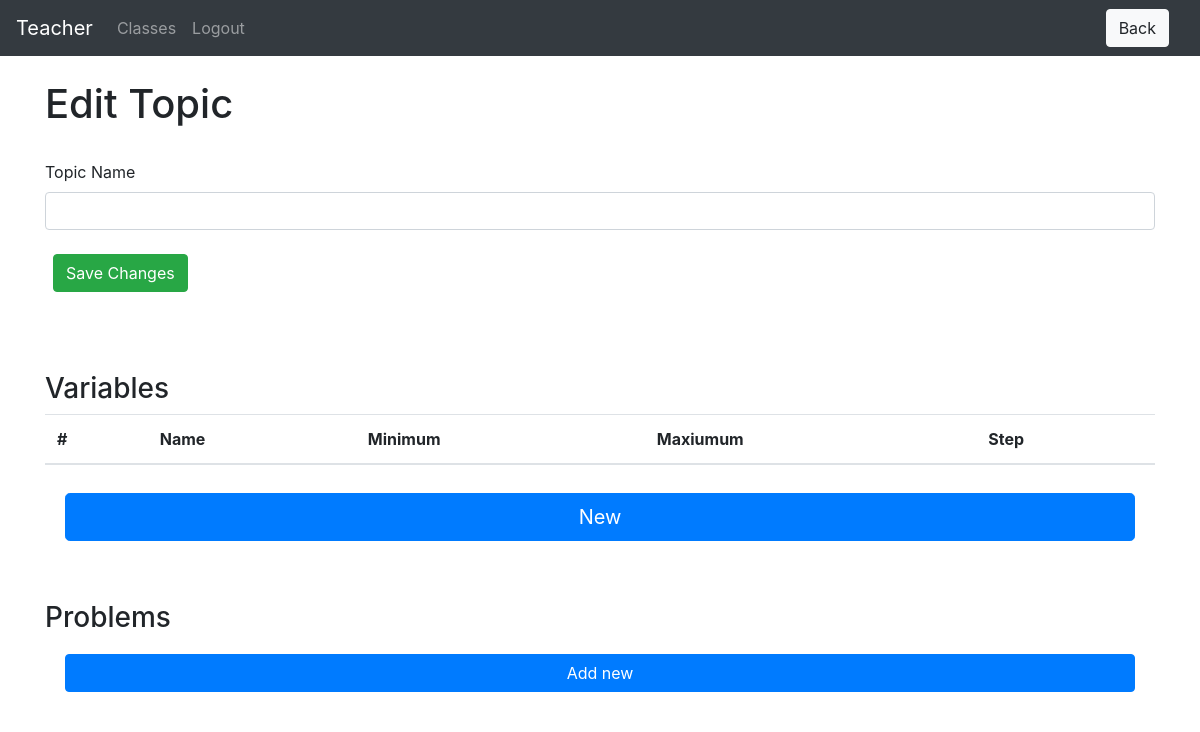
/teacher/group-detail/4/topics/edit_topic/5 (signed in), run on an earlier commit of the app's database.
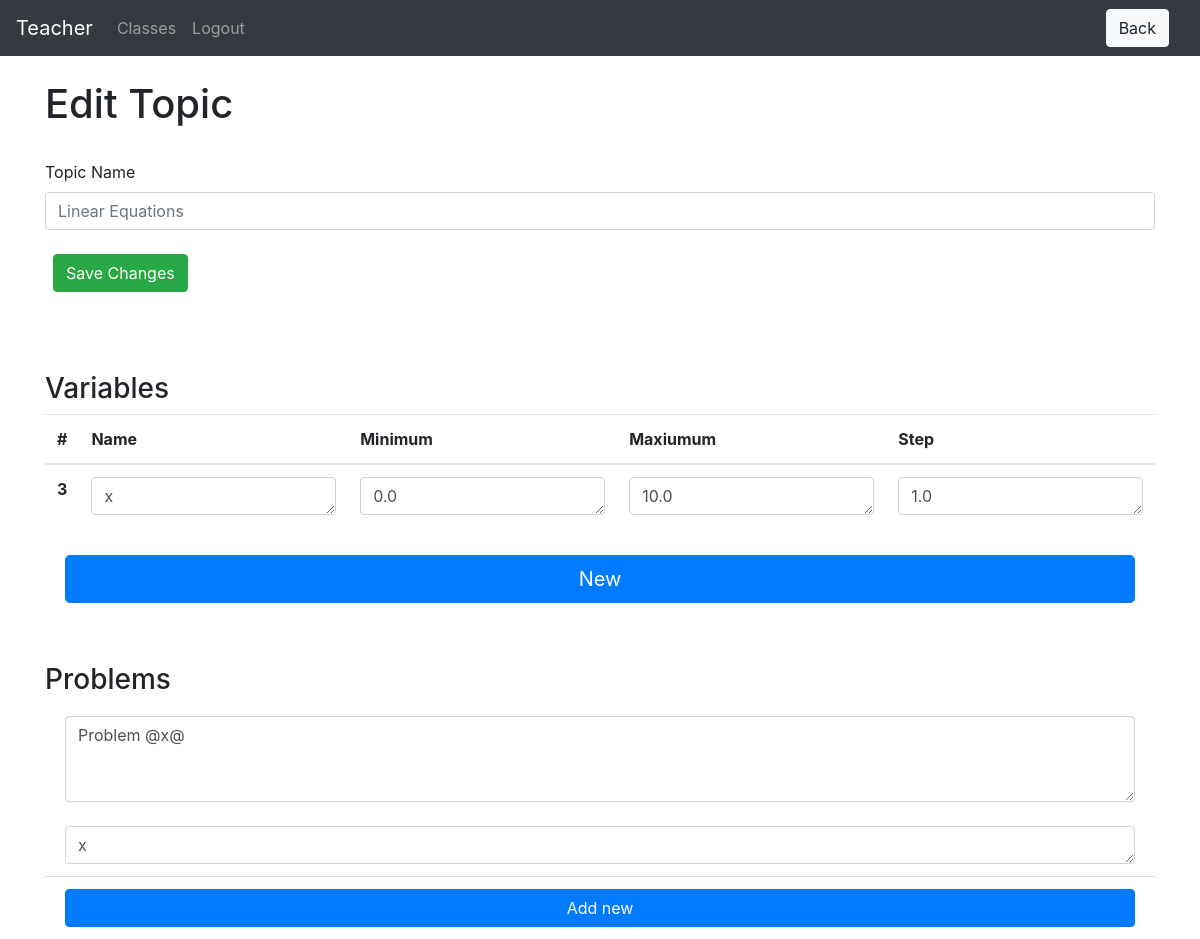
And on a later commit of the database.
### website/models.py (models this page shows)
class Topic(db.Model):
    id = db.Column(db.Integer, primary_key=True)
    name = db.Column(db.String(150))
    active = db.Column(db.Boolean)
    locked = db.Column(db.Boolean)
    instances = db.Column(db.SmallInteger)
    date = db.Column(db.DateTime(timezone=True))
    group_id = db.Column(db.Integer, db.ForeignKey('group.id'))
    variable_ids = db.relationship('Variable')
    problem_ids = db.relationship('Problem')
    data_ids = db.relationship('Data')

class Variable(db.Model):
    id = db.Column(db.Integer, primary_key=True)
    name = db.Column(db.String(1))
    minimum = db.Column(db.Float)
    maximum = db.Column(db.Float)
    step = db.Column(db.Float)
    topic_id = db.Column(db.Integer, db.ForeignKey('topic.id'))

class Problem(db.Model):
    id = db.Column(db.Integer, primary_key=True)
    text = db.Column(db.String(10000))
    latex = db.Column(db.String(500))
    answer = db.Column(db.String(500))
    topic_id = db.Column(db.Integer, db.ForeignKey('topic.id'))

### website/teacher/teacher_views.py (the view)
@views.route('/group-detail/<group_id>/topics/edit_topic/<topic_id>', methods=['GET', 'POST'])# type: ignore
@login_required
def edit_topic(group_id, topic_id):
    group = Group.query.get(group_id)
    topic = Topic.query.get(topic_id)
    if request.method == 'POST':
        if request.form['button'] == 'new_problem':
            new_problem = Problem(text="", latex="", answer="", topic_id=topic.id)
            db.session.add(new_problem)
            db.session.commit()
            flash('created')
            return render_template("teacher/edit_topic.html", user=current_user, group=group, topic=topic)
        elif request.form['button'] == 'new_variable':
            new_variable = Variable(name='x',minimum=0.0, maximum=10.0, step=1.0, topic_id=topic.id)
            db.session.add(new_variable)
            db.session.commit()
            return render_template("teacher/edit_topic.html", user=current_user, group=group, topic=topic)
        elif request.form['button'] == 'save_changes':
            name = str(request.form.get('topicName'))
            if len(name) < 150 and len(name) > 1:
                topic.name = name
                db.session.add(topic)
                db.session.commit()
                flash('Name successfully changed to ' + name)
            update_variables(topic=topic)
            update_problems(topic=topic)
            return render_template("teacher/edit_topic.html", user=current_user, group=group, topic=topic)
    else:
        return render_template("teacher/edit_topic.html", user=current_user, group=group, topic=topic)

### website/templates/teacher/edit_topic.html
{% extends "base.html" %} {% block title %}Edit Topic{% endblock %}
{% block extra_header %}
<a href="{{url_for('teacher_views.topics', group_id=group.id)}}">
    <button class="btn btn-light ml-3" type="button" name="button">Back</button>
</a>
{% endblock %}
{% block content %}
<br>
<h1>Edit Topic</h1>
<br>
<form method='POST'>
    <div>
        <div class="form-group">
          <label for="exampleInputEmail1">Topic Name</label>
          <input
            type="text"
            class="form-control"
            id="topicName"
            name="topicName"
            placeholder="{{ topic.name }}"
            />
        </div>
        <div class="d-flex flex-row">
            <div class="p-2"><button name="button" class="btn btn-success" value="save_changes">Save Changes</button></div>
          </div>
        <br>
    </div>
    <br>
    <br>
    <div>
        <h3>Variables</h3>
        <table class="table">
            <thead>
              <tr>
                <th scope="col">#</th>
                <th scope="col">Name</th>
                <th scope="col">Minimum</th>
                <th scope="col">Maxiumum</th>
                <th scope="col">Step</th>
              </tr>
            </thead>
            <tbody>
            {% for variable in topic.variable_ids %}
              <tr>
                <th scope="row">{{ variable.id }}</th>
                <td> <textarea name="name{{variable.id}}" class="form-control" id="minimum" rows="1" placeholder="Name">{{ variable.name }}</textarea></td>
                <td> <textarea name="min{{variable.id}}" class="form-control" id="minimum" rows="1" placeholder="Minimum">{{ variable.minimum }}</textarea></td>
                <td> <textarea name="max{{variable.id}}" class="form-control" id="maximum" rows="1" placeholder="Maxiumum">{{ variable.maximum }}</textarea></td>
                <td> <textarea name="step{{variable.id}}" class="form-control" id="step" rows="1" placeholder="Step">{{ variable.step }}</textarea></td>
              </tr>
              {% endfor %}
            </tbody>
          </table>
          <ul class="list-group list-group-flush">
            <li class="list-group-item"><button name="button" class="btn btn-primary btn-lg btn-block" value="new_variable">New</button></li>
          </ul>
    </div>
    <br>
    <br>
    <div>
      <h3>Problems</h3>
      <ul class="list-group list-group-flush">
        {% for problem in topic.problem_ids %}
        <li class="list-group-item">
                <textarea name="text{{problem.id}}" class="form-control" id="text" rows="3" placeholder="Word Problem">{{ problem.text }}</textarea>
                <br>
                <textarea name="answer{{problem.id}}" class="form-control" id="answer" rows="1" placeholder="Answer">{{ problem.answer }}</textarea>
        </li>
        {% endfor %}
      <ul class="list-group list-group-flush">
        <li class="list-group-item"><button type="submit" class="btn btn-primary btn-block" name="button" value="new_problem">Add new</button></li>
      </ul>
    </div>
</form>
{% endblock %}

What changed in the data, as far as the page shows it:
added Topic: topicName "Linear Equations"
added Variable: id "3", id "x", id "0.0", id "10.0", id "1.0"
added Problem: id "Problem @x@", id "x"
